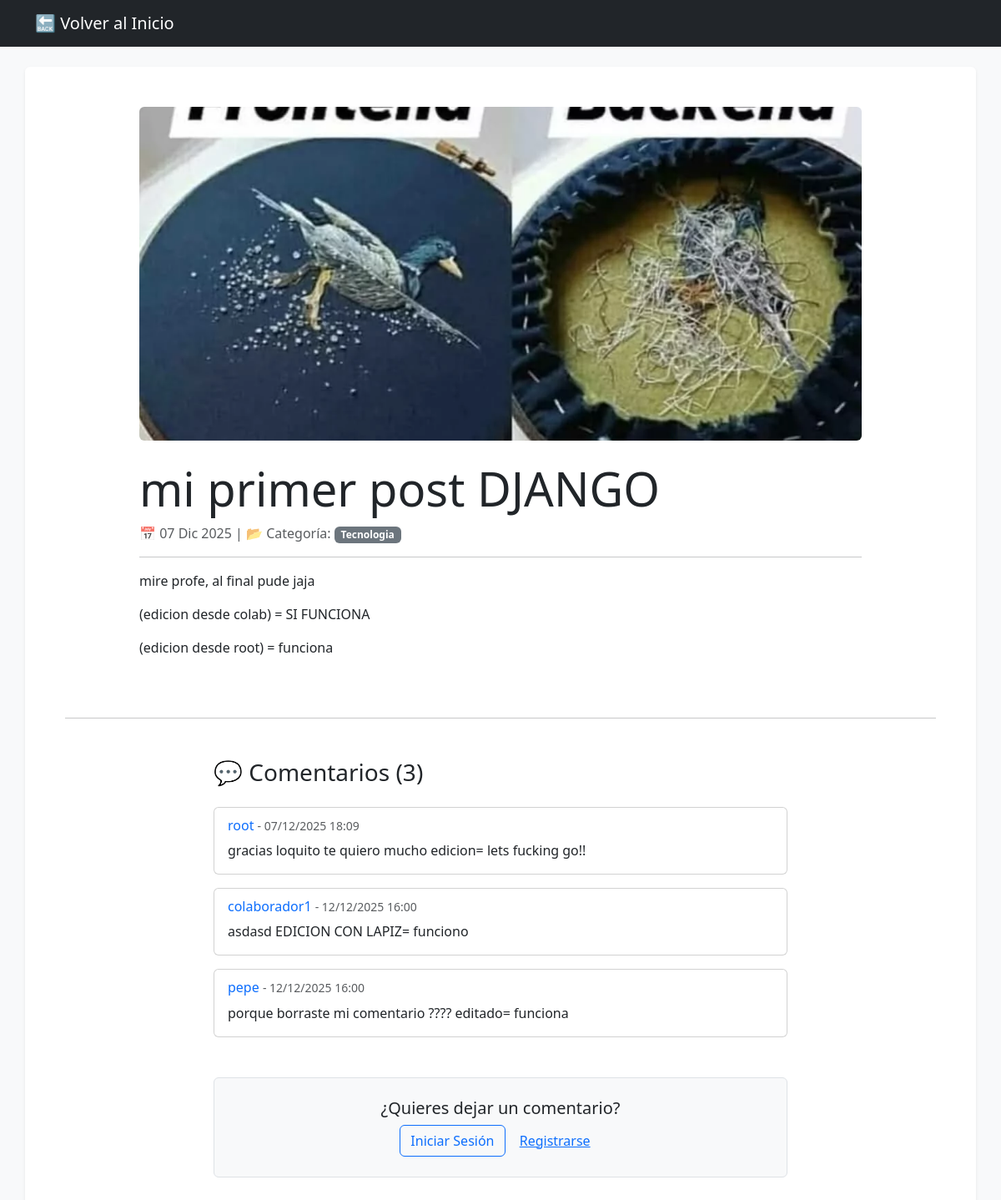
The app's page /post/1/ with its own data.
### apps/posts/models.py (models this page shows, shortened)
class Post(models.Model):
    titulo = models.CharField(max_length=50, null=False)
    subtitulo = models.CharField(max_length=100, null=True, blank=True)
    fecha = models.DateTimeField(auto_now_add=True)
    texto = models.TextField(null=False)
    activo = models.BooleanField(default=True)
    categoria = models.ForeignKey(Categoria, on_delete=models.SET_NULL, null=True, default='Sin categoría')
    imagen = models.ImageField(null=True, blank=True, upload_to='imagenes', default='static/post_default.png')
    publicado = models.DateTimeField(default=timezone.now)
    autor = models.ForeignKey(User, on_delete=models.CASCADE, null=True, blank=True)
    class Meta:
        ordering = ('-publicado',) # Ordena por fecha de publicación descendente

class Categoria(models.Model):
    nombre = models.CharField(max_length=30, null=False)
    def __str__(self):
        return self.nombre

class Comentario(models.Model):
    posts = models.ForeignKey(Post, on_delete=models.CASCADE, related_name='comentarios')
    usuario = models.ForeignKey(User, on_delete=models.CASCADE, related_name='comentarios')
    texto = models.TextField()
    fecha = models.DateTimeField(auto_now_add=True)

### apps/posts/views.py (the view)
# urls.py: path('post/<int:pk>/', detalle_post, name='detalle'),
def detalle_post(request, pk):
    post = get_object_or_404(Post, pk=pk)
    comentarios = post.comentarios.all()
    if request.method == 'POST':
        if request.user.is_authenticated:
            form = ComentarioForm(request.POST)
            if form.is_valid():
                comentario = form.save(commit=False)
                comentario.posts = post
                comentario.usuario = request.user
                comentario.save()
                return redirect('detalle', pk=post.pk)
        else:
            return redirect('login')
    else:
        form = ComentarioForm()
    ctx = {
        'post': post,
        'comentarios': comentarios,
        'form': form
    }
    return render(request, 'detalle_post.html', ctx)

### templates/detalle_post.html (shortened to what this page needs)
<!DOCTYPE html>
<html lang="es">
<head>
    <link href="https://cdn.jsdelivr.net/npm/bootstrap@5.3.0/dist/css/bootstrap.min.css" rel="stylesheet">
</head>
<body class="bg-light">
    <nav class="navbar navbar-dark bg-dark mb-4">
        <div class="container">
            <a class="navbar-brand" href="/">🔙 Volver al Inicio</a>
        </div>
    </nav>
    <div class="container bg-white p-5 rounded shadow-sm">
        <div class="row">
            <div class="col-md-10 offset-md-1">
                {% if post.imagen %}
                <img src="{{ post.imagen.url }}" class="img-fluid rounded mb-4 w-100" style="max-height: 400px; object-fit: cover;" alt="{{ post.titulo }}">
                {% endif %}
                <h1 class="display-4">{{ post.titulo }}</h1>
                <p class="text-muted">
                    📅 {{ post.fecha|date:"d M Y" }} | 📂 Categoría:
                    <a href="{% url 'posts_por_categoria' categoria_id=post.categoria.id %}" class="badge bg-secondary text-decoration-none">
                        {{ post.categoria }}
                    </a>
                </p>
                <hr>
                <p class="lead">{{ post.texto|linebreaks }}</p>
            </div>
        </div>
        <hr class="my-5">
        <div class="row">
            <div class="col-md-8 offset-md-2">
                <h3 class="mb-4">💬 Comentarios ({{ comentarios.count }})</h3>
                {% for comentario in comentarios %}
                <div class="card mb-3">
                    <div class="card-body">
                        <div class="d-flex justify-content-between align-items-center">
                            <h6 class="card-subtitle text-primary mb-0">
                                {{ comentario.usuario }}
                                <small class="text-muted text-body-secondary">- {{ comentario.fecha|date:"d/m/Y H:i" }}</small>
                            </h6>
                        </div>
                        <p class="card-text mt-2">{{ comentario.texto }}</p>
                    </div>
                </div>
                {% empty %}
                <div class="alert alert-info">No hay comentarios aún. ¡Sé el primero en opinar!</div>
                {% endfor %}
                <div class="mt-5 p-4 bg-light rounded border">
                    {% if user.is_authenticated %}
                        <h4>Deja tu comentario 👇</h4>
                        <form method="post">
                            {% csrf_token %}
                            <div class="mb-3">
                                {{ form.texto }}
                            </div>
                            <button type="submit" class="btn btn-primary">Enviar Comentario</button>
                        </form>
                    {% else %}
                        <div class="text-center">
                            <h5>¿Quieres dejar un comentario?</h5>
                            <a href="{% url 'login' %}" class="btn btn-outline-primary">Iniciar Sesión</a>
                            <a href="{% url 'registro' %}" class="btn btn-link">Registrarse</a>
                        </div>
                    {% endif %}
                </div>
            </div>
        </div>
    </div>
    <br><br>
</body>
</html>

### records on screen
Post: imagen (picture), titulo "mi primer post DJANGO", fecha "07 Dic 2025", categoria "Tecnologia", texto "mire profe, al final pude jaja (edicion desde colab) = SI FUNCIONA (edicion desde root) = funciona", count "3"
Comentario: usuario "root", fecha "07/12/2025 18:09", texto "gracias loquito te quiero mucho edicion= lets fucking go!!"
Comentario: usuario "colaborador1", fecha "12/12/2025 16:00", texto "asdasd EDICION CON LAPIZ= funciono"
Comentario: usuario "pepe", fecha "12/12/2025 16:00", texto "porque borraste mi comentario ???? editado= funciona"
